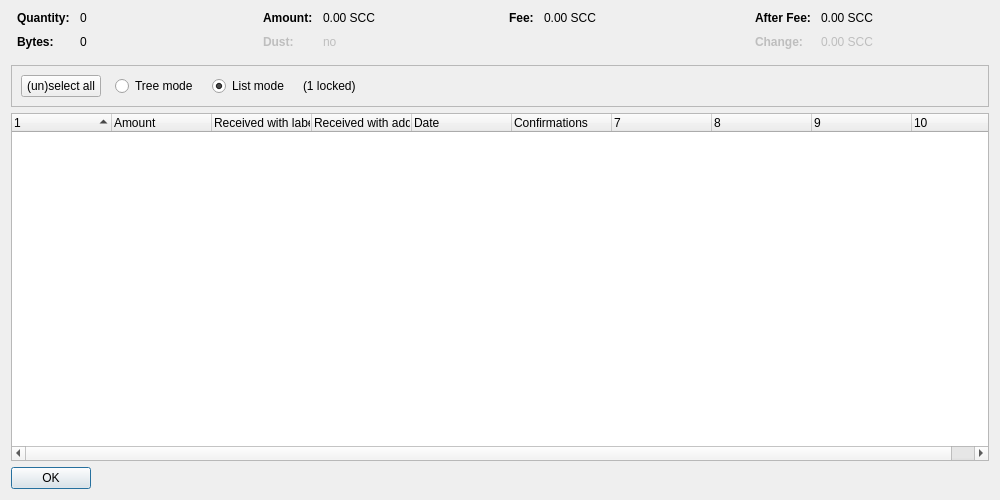
<?xml version="1.0" encoding="UTF-8"?>
<ui version="4.0">
 <class>CoinControlDialog</class>
 <widget class="QDialog" name="CoinControlDialog">
  <property name="geometry">
   <rect>
    <x>0</x>
    <y>0</y>
    <width>1000</width>
    <height>500</height>
   </rect>
  </property>
  <property name="windowTitle">
   <string>Coin Selection</string>
  </property>
  <layout class="QVBoxLayout" name="verticalLayout">
   <item>
    <layout class="QHBoxLayout" name="horizontalLayoutTop" stretch="0,0,0,0">
     <property name="topMargin">
      <number>0</number>
     </property>
     <property name="bottomMargin">
      <number>10</number>
     </property>
     <item>
      <layout class="QFormLayout" name="formLayoutCoinControl1">
       <property name="horizontalSpacing">
        <number>10</number>
       </property>
       <property name="verticalSpacing">
        <number>10</number>
       </property>
       <property name="leftMargin">
        <number>6</number>
       </property>
       <property name="rightMargin">
        <number>6</number>
       </property>
       <item row="0" column="0">
        <widget class="QLabel" name="labelCoinControlQuantityText">
         <property name="font">
          <font>
           <weight>75</weight>
           <bold>true</bold>
          </font>
         </property>
         <property name="text">
          <string>Quantity:</string>
         </property>
        </widget>
       </item>
       <item row="0" column="1">
        <widget class="QLabel" name="labelCoinControlQuantity">
         <property name="cursor">
          <cursorShape>IBeamCursor</cursorShape>
         </property>
         <property name="contextMenuPolicy">
          <enum>Qt::ActionsContextMenu</enum>
         </property>
         <property name="text">
          <string notr="true">0</string>
         </property>
         <property name="textInteractionFlags">
          <set>Qt::LinksAccessibleByMouse|Qt::TextSelectableByKeyboard|Qt::TextSelectableByMouse</set>
         </property>
        </widget>
       </item>
       <item row="1" column="0">
        <widget class="QLabel" name="labelCoinControlBytesText">
         <property name="font">
          <font>
           <weight>75</weight>
           <bold>true</bold>
          </font>
         </property>
         <property name="text">
          <string>Bytes:</string>
         </property>
        </widget>
       </item>
       <item row="1" column="1">
        <widget class="QLabel" name="labelCoinControlBytes">
         <property name="cursor">
          <cursorShape>IBeamCursor</cursorShape>
         </property>
         <property name="contextMenuPolicy">
          <enum>Qt::ActionsContextMenu</enum>
         </property>
         <property name="text">
          <string notr="true">0</string>
         </property>
         <property name="textInteractionFlags">
          <set>Qt::LinksAccessibleByMouse|Qt::TextSelectableByKeyboard|Qt::TextSelectableByMouse</set>
         </property>
        </widget>
       </item>
      </layout>
     </item>
     <item>
      <layout class="QFormLayout" name="formLayoutCoinControl2">
       <property name="horizontalSpacing">
        <number>10</number>
       </property>
       <property name="verticalSpacing">
        <number>10</number>
       </property>
       <property name="leftMargin">
        <number>6</number>
       </property>
       <property name="rightMargin">
        <number>6</number>
       </property>
       <item row="0" column="0">
        <widget class="QLabel" name="labelCoinControlAmountText">
         <property name="font">
          <font>
           <weight>75</weight>
           <bold>true</bold>
          </font>
         </property>
         <property name="text">
          <string>Amount:</string>
         </property>
        </widget>
       </item>
       <item row="0" column="1">
        <widget class="QLabel" name="labelCoinControlAmount">
         <property name="cursor">
          <cursorShape>IBeamCursor</cursorShape>
         </property>
         <property name="contextMenuPolicy">
          <enum>Qt::ActionsContextMenu</enum>
         </property>
         <property name="text">
          <string notr="true">0.00 SCC</string>
         </property>
         <property name="textInteractionFlags">
          <set>Qt::LinksAccessibleByMouse|Qt::TextSelectableByKeyboard|Qt::TextSelectableByMouse</set>
         </property>
        </widget>
       </item>
       <item row="1" column="0">
        <widget class="QLabel" name="labelCoinControlLowOutputText">
         <property name="enabled">
          <bool>false</bool>
         </property>
         <property name="font">
          <font>
           <weight>75</weight>
           <bold>true</bold>
          </font>
         </property>
         <property name="text">
          <string>Dust:</string>
         </property>
        </widget>
       </item>
       <item row="1" column="1">
        <widget class="QLabel" name="labelCoinControlLowOutput">
         <property name="enabled">
          <bool>false</bool>
         </property>
         <property name="cursor">
          <cursorShape>IBeamCursor</cursorShape>
         </property>
         <property name="contextMenuPolicy">
          <enum>Qt::ActionsContextMenu</enum>
         </property>
         <property name="text">
          <string notr="true">no</string>
         </property>
         <property name="textInteractionFlags">
          <set>Qt::LinksAccessibleByMouse|Qt::TextSelectableByKeyboard|Qt::TextSelectableByMouse</set>
         </property>
        </widget>
       </item>
      </layout>
     </item>
     <item>
      <layout class="QFormLayout" name="formLayoutCoinControl3">
       <property name="horizontalSpacing">
        <number>10</number>
       </property>
       <property name="verticalSpacing">
        <number>10</number>
       </property>
       <property name="leftMargin">
        <number>6</number>
       </property>
       <property name="rightMargin">
        <number>6</number>
       </property>
       <item row="0" column="0">
        <widget class="QLabel" name="labelCoinControlFeeText">
         <property name="font">
          <font>
           <weight>75</weight>
           <bold>true</bold>
          </font>
         </property>
         <property name="text">
          <string>Fee:</string>
         </property>
        </widget>
       </item>
       <item row="0" column="1">
        <widget class="QLabel" name="labelCoinControlFee">
         <property name="cursor">
          <cursorShape>IBeamCursor</cursorShape>
         </property>
         <property name="contextMenuPolicy">
          <enum>Qt::ActionsContextMenu</enum>
         </property>
         <property name="text">
          <string notr="true">0.00 SCC</string>
         </property>
         <property name="textInteractionFlags">
          <set>Qt::LinksAccessibleByMouse|Qt::TextSelectableByKeyboard|Qt::TextSelectableByMouse</set>
         </property>
        </widget>
       </item>
      </layout>
     </item>
     <item>
      <layout class="QFormLayout" name="formLayoutCoinControl4">
       <property name="horizontalSpacing">
        <number>10</number>
       </property>
       <property name="verticalSpacing">
        <number>10</number>
       </property>
       <property name="leftMargin">
        <number>6</number>
       </property>
       <property name="rightMargin">
        <number>6</number>
       </property>
       <item row="0" column="0">
        <widget class="QLabel" name="labelCoinControlAfterFeeText">
         <property name="font">
          <font>
           <weight>75</weight>
           <bold>true</bold>
          </font>
         </property>
         <property name="text">
          <string>After Fee:</string>
         </property>
        </widget>
       </item>
       <item row="0" column="1">
        <widget class="QLabel" name="labelCoinControlAfterFee">
         <property name="cursor">
          <cursorShape>IBeamCursor</cursorShape>
         </property>
         <property name="contextMenuPolicy">
          <enum>Qt::ActionsContextMenu</enum>
         </property>
         <property name="text">
          <string notr="true">0.00 SCC</string>
         </property>
         <property name="textInteractionFlags">
          <set>Qt::LinksAccessibleByMouse|Qt::TextSelectableByKeyboard|Qt::TextSelectableByMouse</set>
         </property>
        </widget>
       </item>
       <item row="1" column="0">
        <widget class="QLabel" name="labelCoinControlChangeText">
         <property name="enabled">
          <bool>false</bool>
         </property>
         <property name="font">
          <font>
           <weight>75</weight>
           <bold>true</bold>
          </font>
         </property>
         <property name="text">
          <string>Change:</string>
         </property>
        </widget>
       </item>
       <item row="1" column="1">
        <widget class="QLabel" name="labelCoinControlChange">
         <property name="enabled">
          <bool>false</bool>
         </property>
         <property name="cursor">
          <cursorShape>IBeamCursor</cursorShape>
         </property>
         <property name="contextMenuPolicy">
          <enum>Qt::ActionsContextMenu</enum>
         </property>
         <property name="text">
          <string notr="true">0.00 SCC</string>
         </property>
         <property name="textInteractionFlags">
          <set>Qt::LinksAccessibleByMouse|Qt::TextSelectableByKeyboard|Qt::TextSelectableByMouse</set>
         </property>
        </widget>
       </item>
      </layout>
     </item>
    </layout>
   </item>
   <item>
    <widget class="QFrame" name="frame">
     <property name="minimumSize">
      <size>
       <width>0</width>
       <height>40</height>
      </size>
     </property>
     <property name="frameShape">
      <enum>QFrame::StyledPanel</enum>
     </property>
     <property name="frameShadow">
      <enum>QFrame::Sunken</enum>
     </property>
     <layout class="QHBoxLayout" name="horizontalLayout">
      <item>
       <layout class="QHBoxLayout" name="horizontalLayoutPanel" stretch="0,0,0,0,0">
        <property name="spacing">
         <number>14</number>
        </property>
        <item>
         <widget class="QPushButton" name="pushButtonSelectAll">
          <property name="sizePolicy">
           <sizepolicy hsizetype="Maximum" vsizetype="Fixed">
            <horstretch>0</horstretch>
            <verstretch>0</verstretch>
           </sizepolicy>
          </property>
          <property name="text">
           <string>(un)select all</string>
          </property>
          <property name="autoDefault">
           <bool>false</bool>
          </property>
         </widget>
        </item>
        <item>
         <widget class="QRadioButton" name="radioTreeMode">
          <property name="sizePolicy">
           <sizepolicy hsizetype="Maximum" vsizetype="Fixed">
            <horstretch>0</horstretch>
            <verstretch>0</verstretch>
           </sizepolicy>
          </property>
          <property name="text">
           <string>Tree mode</string>
          </property>
         </widget>
        </item>
        <item>
         <widget class="QRadioButton" name="radioListMode">
          <property name="sizePolicy">
           <sizepolicy hsizetype="Maximum" vsizetype="Fixed">
            <horstretch>0</horstretch>
            <verstretch>0</verstretch>
           </sizepolicy>
          </property>
          <property name="text">
           <string>List mode</string>
          </property>
          <property name="checked">
           <bool>true</bool>
          </property>
         </widget>
        </item>
        <item>
         <widget class="QLabel" name="labelLocked">
          <property name="text">
           <string notr="true">(1 locked)</string>
          </property>
         </widget>
        </item>
        <item>
         <spacer name="horizontalSpacer">
          <property name="orientation">
           <enum>Qt::Horizontal</enum>
          </property>
          <property name="sizeHint" stdset="0">
           <size>
            <width>40</width>
            <height>20</height>
           </size>
          </property>
         </spacer>
        </item>
       </layout>
      </item>
     </layout>
    </widget>
   </item>
   <item>
    <widget class="CoinControlTreeWidget" name="treeWidget">
     <property name="contextMenuPolicy">
      <enum>Qt::CustomContextMenu</enum>
     </property>
     <property name="sortingEnabled">
      <bool>false</bool>
     </property>
     <property name="columnCount">
      <number>10</number>
     </property>
     <attribute name="headerShowSortIndicator" stdset="0">
      <bool>true</bool>
     </attribute>
     <attribute name="headerStretchLastSection">
      <bool>false</bool>
     </attribute>
     <column>
      <property name="text">
       <string/>
      </property>
     </column>
     <column>
      <property name="text">
       <string>Amount</string>
      </property>
     </column>
     <column>
      <property name="text">
       <string>Received with label</string>
      </property>
     </column>
     <column>
      <property name="text">
       <string>Received with address</string>
      </property>
     </column>
     <column>
      <property name="text">
       <string>Date</string>
      </property>
     </column>
     <column>
      <property name="text">
       <string>Confirmations</string>
      </property>
      <property name="toolTip">
       <string>Confirmed</string>
      </property>
     </column>
     <column>
      <property name="text">
       <string/>
      </property>
     </column>
     <column>
      <property name="text">
       <string/>
      </property>
     </column>
     <column>
      <property name="text">
       <string/>
      </property>
     </column>
     <column>
      <property name="text">
       <string/>
      </property>
     </column>
    </widget>
   </item>
   <item>
    <widget class="QDialogButtonBox" name="buttonBox">
     <property name="sizePolicy">
      <sizepolicy hsizetype="Maximum" vsizetype="Fixed">
       <horstretch>0</horstretch>
       <verstretch>0</verstretch>
      </sizepolicy>
     </property>
     <property name="orientation">
      <enum>Qt::Horizontal</enum>
     </property>
     <property name="standardButtons">
      <set>QDialogButtonBox::Ok</set>
     </property>
    </widget>
   </item>
  </layout>
 </widget>
 <customwidgets>
  <customwidget>
   <class>CoinControlTreeWidget</class>
   <extends>QTreeWidget</extends>
   <header>qt/coincontroltreewidget.h</header>
  </customwidget>
 </customwidgets>
 <resources/>
 <connections/>
</ui>
